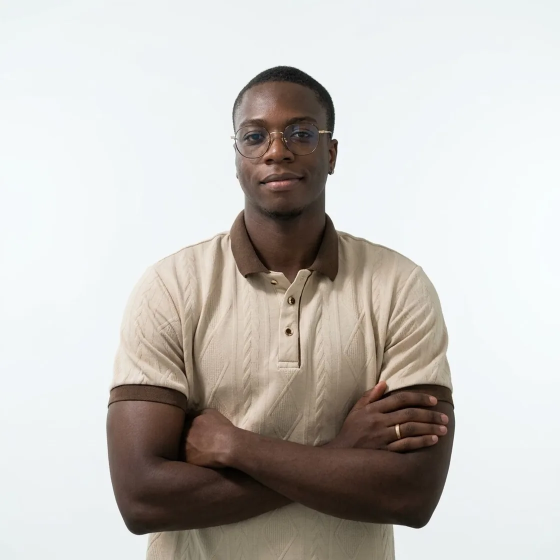
#> input picture images/axel-1120.webp, 1120 x 1120 px, given in place of axel-1120.jpg, which was not available (shown at 1/2 size)
$ python detourer_portrait.py
#> lines starting #> are read from the running program, lines starting #| are printed output that depends on the picture; after the words box and inside, x2 and y2 are one past the last pixel; in counts of white or black regions, pixels touching at a corner belong together
#> further down, im is the input picture: PIL image 1120x1120 RGB; mean R, G, B 197.3, 194, 189.7
# -*- coding: utf-8 -*-
"""Detoure le portrait du heros et le rend utilisable dans les deux themes.

Pourquoi : la photo d'origine porte son propre fond blanc (pourtour a 231/255,
58 % des pixels de bord au-dessus de 240). Pose sur #0f172a elle donne un aplat
a 13,9:1 -- l'objet le plus lumineux de la page, qui crie plus fort que le
titre ; posee sur #f8fafc elle disparait (1,2:1). Un fond qui ne s'adapte a
aucun des deux themes n'est pas un reglage de coins, c'est un fond a retirer.

Methode, et pourquoi pas un seuil simple : un seuil global percerait le polo,
qui est creme (208-210) et pas si loin du fond (241-248). On isole donc la
composante CONNEXE au bord. Le polo est une zone interieure : il n'est jamais
atteint, quel que soit le seuil.

Le bas est fondu : une fois le fond parti, la coupe franche en travers du torse
flotterait dans le vide. Le degrade rend la figure a la page au lieu de
l'amputer.

    python scripts/detourer_portrait.py
"""
import os

import numpy as np
from PIL import Image, ImageFilter
from scipy import ndimage

ICI = os.path.dirname(os.path.abspath(__file__))
RACINE = os.path.dirname(ICI)
IMAGES = os.path.join(RACINE, "public", "images")

SOURCE = os.path.join(IMAGES, "axel-1120.jpg")   # on part du plus grand
BASE = "axel-detoure"
TAILLES = (1120, 560)

TOLERANCE = 20      # distance max au fond ; 26 mordait la manche, 16 festonnait
ADOUCI = 1.2        # px de flou sur le masque : evite l'escalier sur l'epaule
EROSION = 2         # px retires au bord : mange la frange blanche de matte
FONDU_BAS = 0.30    # part de la hauteur ou la figure se fond dans la page :
                    # plus court, les flancs du torse descendent en deux traits
                    # verticaux et le fondu se lit comme un rectangle.


def masque_sujet(im):
    """Alpha du sujet : tout ce qui n'est pas la region de fond touchant le bord."""
    arr = np.asarray(im.convert("RGB")).astype(np.int16)
    h, w, _ = arr.shape
#> h = 1120; w = 1120

    # Couleur du fond : mediane des quatre coins, pas un blanc suppose.
    coins = np.concatenate([
        arr[:12, :12].reshape(-1, 3), arr[:12, -12:].reshape(-1, 3),
        arr[-12:, :12].reshape(-1, 3), arr[-12:, -12:].reshape(-1, 3),
    ])
#> coins = 576 rows, first 8: [238, 243, 241], [238, 243, 241], [238, 243, 241], [238, 243, 241], [238, 242, 243], [238, 242, 243], [238, 242, 243], [238, 242, 243]
    fond = np.median(coins, axis=0)
#> fond = [232.5, 239.5, 239]
    print("couleur de fond relevee : %s" % fond.astype(int).tolist())
#| couleur de fond relevee : [232, 239, 239]

    proche = np.linalg.norm(arr - fond, axis=2) < TOLERANCE
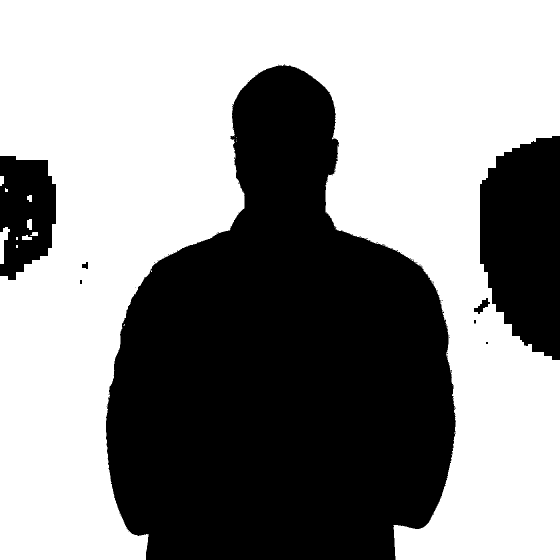
#> proche: shape (1120, 1120) bool (shown at 1/2 size); 56.8% white; 47 black regions (40 under 20 px), largest, box (x1, y1, x2, y2) and area: (212, 130, 912, 1120) 463053, (960, 272, 1120, 720) 57352, (0, 312, 112, 560) 21230

    # On ne garde que ce qui communique avec le bord de l'image.
    etiquettes, n = ndimage.label(proche)
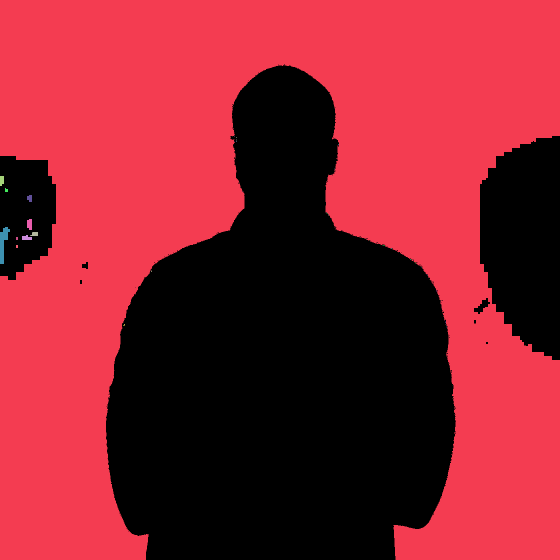
#> etiquettes: shape (1120, 1120) int32 (shown at 1/2 size); 48 distinct labels, from 0 to 47; one colour per label, 0 black
#> n = 47
    bord = set(etiquettes[0, :]) | set(etiquettes[-1, :]) \
         | set(etiquettes[:, 0]) | set(etiquettes[:, -1])
#> bord = 4 items
    bord.discard(0)
    fond_connexe = np.isin(etiquettes, list(bord))
#> fond_connexe: shape (1120, 1120) bool; 56.7% white; 47 black regions (40 under 20 px), largest, box (x1, y1, x2, y2) and area: (212, 130, 912, 1120) 463115, (960, 272, 1120, 720) 57352, (0, 312, 112, 560) 21884
    print("%d composantes de fond, %d touchent le bord ; fond = %.1f %% de l'image"
          % (n, len(bord), 100 * fond_connexe.mean()))
#| 47 composantes de fond, 3 touchent le bord ; fond = 56.7 % de l'image

    sujet = ~fond_connexe

    # Les reflets du studio laissent des ilots clairs qui ne communiquent pas
    # avec le bord : ils survivent au detourage en poussiere a cote de l'epaule,
    # et surtout ils elargissent la boite de recadrage. On ne garde que la
    # composante la plus grande -- la personne.
    etiq_s, n_s = ndimage.label(sujet)
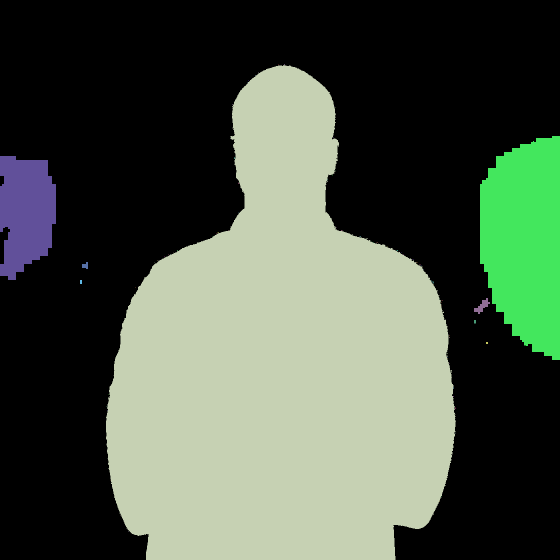
#> etiq_s: shape (1120, 1120) int32 (shown at 1/2 size); 84 distinct labels, from 0 to 83; one colour per label, 0 black
#> n_s = 83
    if n_s > 1:
        tailles = ndimage.sum(sujet, etiq_s, range(1, n_s + 1))
#> tailles = 83 values, max 463055 at index 2, min 1 at index 0, mean 6542.6
        principal = int(np.argmax(tailles)) + 1
#> principal = 3
        retire = sujet.sum() - tailles[principal - 1]
#> retire = 79978
        sujet = etiq_s == principal
#> sujet: shape (1120, 1120) bool; 36.9% white; 1 white region, box (x1, y1, x2, y2) and area: (212, 130, 912, 1120) 463055
        print("%d ilots ; on garde le plus grand, %d px de poussiere retires"
              % (n_s, int(retire)))
#| 83 ilots ; on garde le plus grand, 79978 px de poussiere retires

    # Frange blanche : les pixels de bordure sont un melange de sujet et de
    # fond clair, ils restent lumineux et dessinent un halo sur l'epaule une
    # fois poses sur du sombre. On retire cette couronne au lieu d'essayer de
    # la corriger en couleur.
    sujet = ndimage.binary_erosion(sujet, ndimage.generate_binary_structure(2, 2),
                                   iterations=EROSION)
#> sujet: shape (1120, 1120) bool; 36.3% white; 1 white region, box (x1, y1, x2, y2) and area: (214, 133, 909, 1118) 455521

    alpha = np.where(sujet, 255, 0).astype(np.uint8)
    return Image.fromarray(alpha, mode="L").filter(
        ImageFilter.GaussianBlur(ADOUCI))


def fondre_le_bas(alpha):
    """Degrade sur la tranche basse : la figure sort de la page, on ne la coupe pas."""
    a = np.asarray(alpha).astype(np.float32)
    h = a.shape[0]
#> h = 1120
    debut = int(h * (1 - FONDU_BAS))
#> debut = 784
    # Courbe en S plutot que lineaire : le depart du fondu ne doit pas
    # faire une arete visible en travers du torse.
    t = np.linspace(0.0, 1.0, h - debut, dtype=np.float32)
#> t = 336 values from 0 to 1
    rampe = 1.0 - (t * t * (3.0 - 2.0 * t))
    a[debut:] *= rampe[:, None]
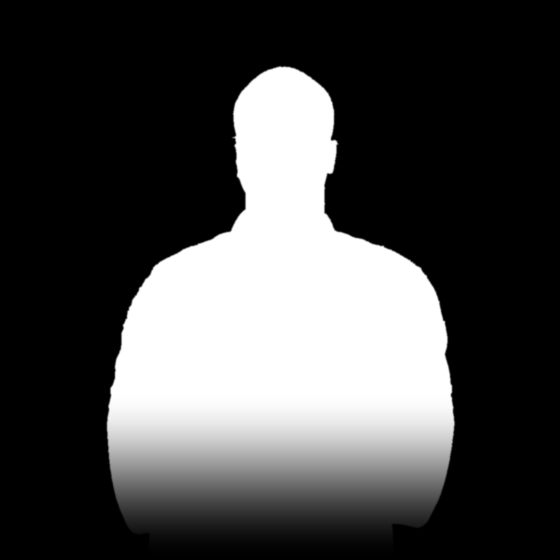
#> a: shape (1120, 1120) float32 (shown at 1/2 size); min 0, max 255, mean 72.6
    return Image.fromarray(a.astype(np.uint8), mode="L")


im = Image.open(SOURCE).convert("RGB")
alpha = fondre_le_bas(masque_sujet(im))

# Recadrage horizontal sur le sujet : le detourage laisse de larges vides.
colonnes = np.asarray(alpha).max(axis=0)
#> colonnes = 1120 values, max 255 at index 224, min 0 at index 0, mean 158
pleines = np.flatnonzero(colonnes > 8)
#> pleines = 699 values from 212 to 910
x0, x1 = int(pleines[0]), int(pleines[-1]) + 1
#> x0 = 212; x1 = 911
marge = int(0.04 * im.width)
#> marge = 44
x0, x1 = max(0, x0 - marge), min(im.width, x1 + marge)
#> x0 = 168; x1 = 955
print("recadrage horizontal : %d -> %d (%d px sur %d)" % (x0, x1, x1 - x0, im.width))
#| recadrage horizontal : 168 -> 955 (787 px sur 1120)

rgba = im.convert("RGBA")
rgba.putalpha(alpha)
rgba = rgba.crop((x0, 0, x1, im.height))
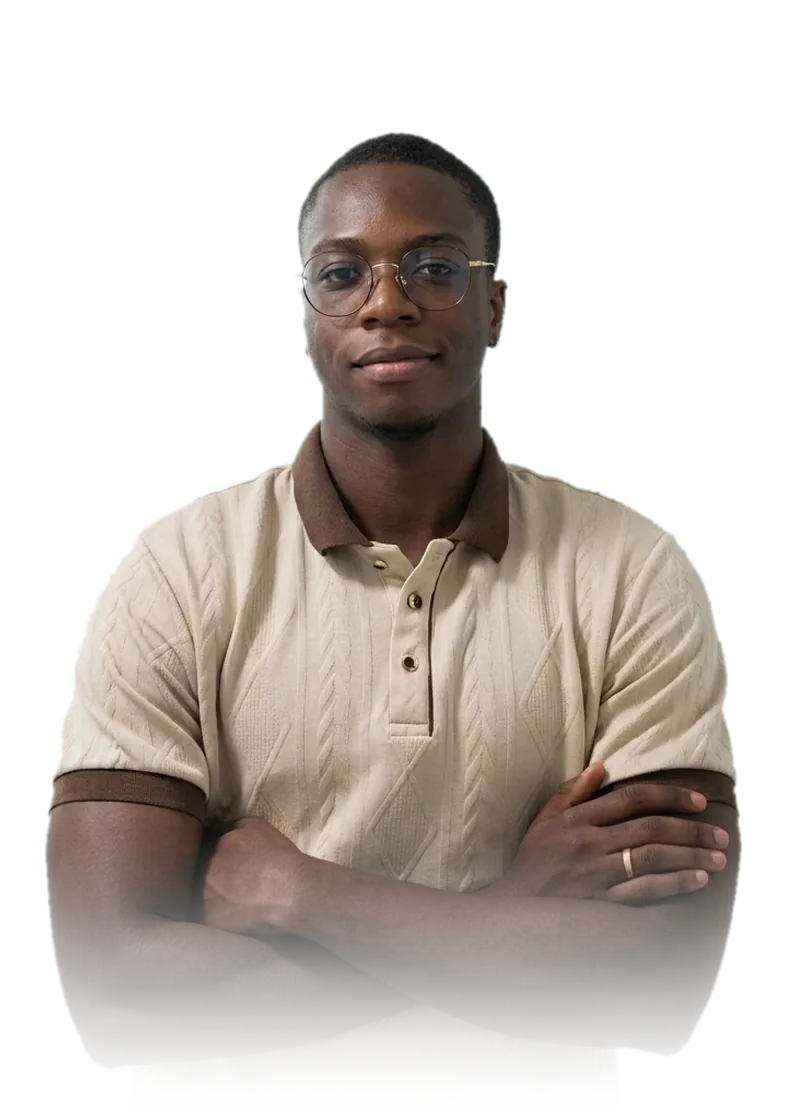
#> rgba: PIL image 787x1120 RGBA; mean R, G, B, A 178.6, 171.9, 165.4, 103.3; transparent parts drawn white

# Jamais agrandir : le recadrage a reduit la largeur utile, demander 1120 px
# au-dela de cette largeur ne rend pas du detail, il en invente.
tailles = sorted({min(t, rgba.width) for t in TAILLES}, reverse=True)
#> tailles = [787, 560]
if tailles != sorted(TAILLES, reverse=True):
    print("largeur utile apres recadrage : %d px -> tailles rendues %s"
          % (rgba.width, tailles))
#| largeur utile apres recadrage : 787 px -> tailles rendues [787, 560]

# Le WebP alpha sert tout le monde ou presque ; le PNG n'est la que pour le
# reste, donc une seule taille suffit. Et il reste en pleine qualite : reduire
# sa palette fait bander le degrade du bas, l'alpha ne s'y quantifie pas.
for large in tailles:
    h = round(rgba.height * large / rgba.width)
    red = rgba.resize((large, h), Image.LANCZOS)
    sorties = [("webp", {"quality": 86, "method": 6})]
    if large == min(tailles):
        sorties.append(("png", {"optimize": True}))
    for ext, args in sorties:
        chemin = os.path.join(IMAGES, "%s-%d.%s" % (BASE, large, ext))
        red.save(chemin, **args)
        print("%-34s %4d x %4d  %5d Ko"
              % (os.path.basename(chemin), large, h,
                 os.path.getsize(chemin) // 1024))

# Apercus, pour juger au lieu de supposer.
for nom, fond_hex in (("sombre", "#0f172a"), ("clair", "#f8fafc")):
    large = 560
    h = round(rgba.height * large / rgba.width)
    red = rgba.resize((large, h), Image.LANCZOS)
    plaque = Image.new("RGB", (large + 160, h + 120), fond_hex)
    plaque.paste(red, (80, 60), red)
    chemin = os.path.join(ICI, "apercu-%s.png" % nom)
    plaque.save(chemin)
    print("apercu :", chemin)
#> this loop made 2 passes
#| apercu : scripts/apercu-sombre.png
#| apercu : scripts/apercu-clair.png
#> pass 1, `plaque.save(chemin)`:
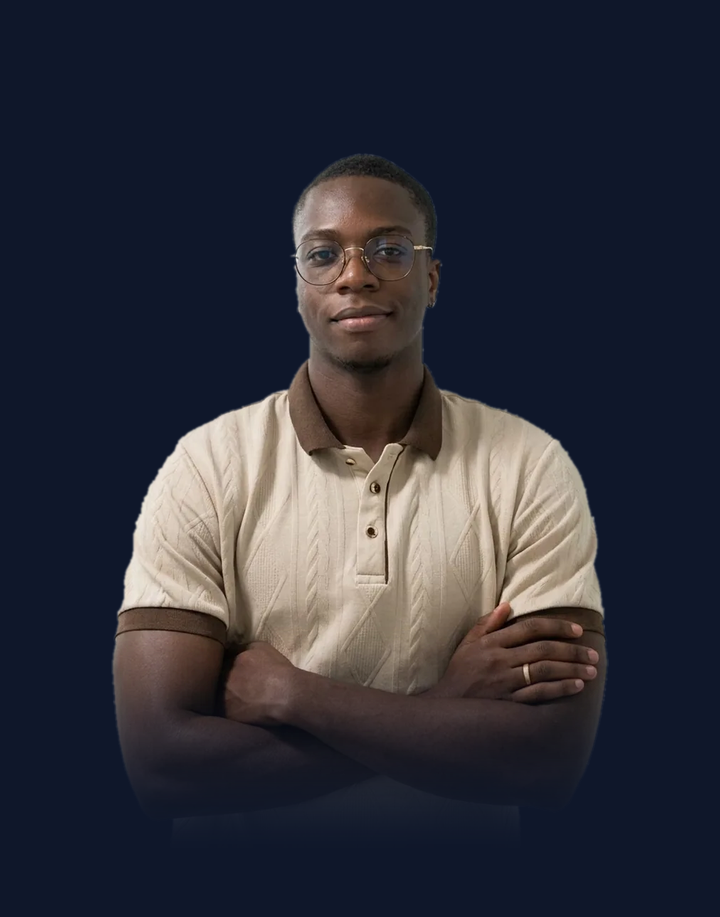
#> saved as apercu-sombre.png: PIL image 720x917 RGB; mean R, G, B 47.3, 48.2, 58.1
#> pass 2, `plaque.save(chemin)`:
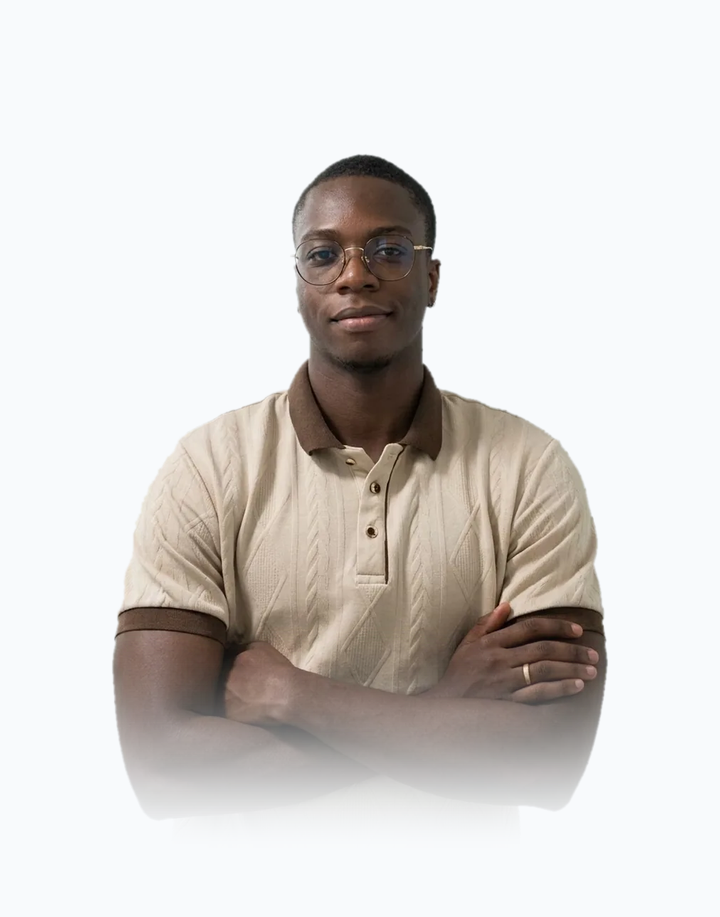
#> saved as apercu-clair.png: PIL image 720x917 RGB; mean R, G, B 216.5, 213, 210.6
